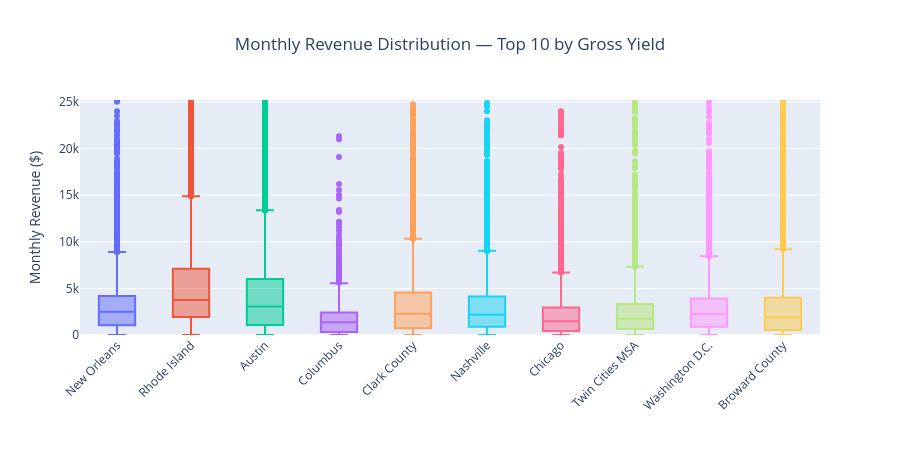

Notebook source saved alongside this figure:
### Markdown cell above
### 4.3 -  Chart 3: Box Plot — Revenue Distribution

Shows the spread of monthly revenue for each of the top 10 cities from Chart 1. A city with a huge box is riskier. A narrow box means most listings earn about the same.

* Get the current ranking order so the x-axis matches Chart 1
  - `current_col`: grabs the column name for the metric currently selected in the dropdown
  - `city_order`: sorts `top10` descending by that column and pulls city names into a list
* Build a box plot with `px.box()` on `top_df` (all individual listings in the top 10 cities)
  - `x`: `city` — one box per city
  - `y`: `monthly_revenue` — the value to show the distribution of
  - `title`: title includes current metric name
  - `labels`: dict remapping column names to readable text
    - `monthly_revenue` to `Monthly Revenue`
    - `city` to "" (hides the extra axis label)
  - `color`: `city` — color each box differently
  - `color_discrete_map`: `city_colors` — reuses the same palette assigned in Chart 1
  - `category_orders`: `{"city": city_order}` — forces the x-axis to match the bar chart ranking
* Cap the y-axis at the 99th percentile with `update_yaxes()`
  - `range`: `[0, y_cap * 1.05]` — cuts off extreme outliers so the boxes stay readable
* Final layout with `update_layout()`

### Code cell
# Rank order matches the current bar chart
current_col = metrics[metric_dropdown.value]["col"]
city_order = top10.sort_values(current_col, ascending=False)["city"].tolist()

print(f"Showing cities ranked by: {metric_dropdown.value}")
print(f"Listings in top 10 cities: {len(top_df):,}")

fig_box = px.box(
    top_df,
    x="city", y="monthly_revenue",
    title=f"Monthly Revenue Distribution — Top 10 by {metric_dropdown.value}",
    labels={"monthly_revenue": "Monthly Revenue ($)", "city": ""},
    color="city",
    color_discrete_map=city_colors,
    category_orders={"city": city_order},
)

# Cap y-axis at the 99th percentile 
y_cap = top_df["monthly_revenue"].quantile(0.99)
fig_box.update_yaxes(range=[0, y_cap * 1.05])
fig_box.update_layout(height=450, showlegend=False, xaxis_tickangle=-45, title_x=0.5)
fig_box.show()

### Figure 1 — Plotly figure (JSON) as saved in the notebook; plotly's stock layout.template omitted (floating-point values rounded to 4 significant figures; data arrays with more than 128 entries replaced by an {"elided": "..."} marker saying what was removed)
{"data": [{"alignmentgroup": "True", "hovertemplate": "=%{x}<br>Monthly Revenue ($)=%{y}<extra></extra>", "legendgroup": "New Orleans", "marker": {"color": "#636EFA"}, "name": "New Orleans", "notched": false, "offsetgroup": "New Orleans", "orientation": "v", "showlegend": true, "type": "box", "x": {"elided": "6041 str values"}, "x0": " ", "xaxis": "x", "y": {"elided": "6041 float values"}, "y0": " ", "yaxis": "y"}, {"alignmentgroup": "True", "hovertemplate": "=%{x}<br>Monthly Revenue ($)=%{y}<extra></extra>", "legendgroup": "Rhode Island", "marker": {"color": "#EF553B"}, "name": "Rhode Island", "notched": false, "offsetgroup": "Rhode Island", "orientation": "v", "showlegend": true, "type": "box", "x": {"elided": "3845 str values"}, "x0": " ", "xaxis": "x", "y": {"elided": "3845 float values"}, "y0": " ", "yaxis": "y"}, {"alignmentgroup": "True", "hovertemplate": "=%{x}<br>Monthly Revenue ($)=%{y}<extra></extra>", "legendgroup": "Austin", "marker": {"color": "#00CC96"}, "name": "Austin", "notched": false, "offsetgroup": "Austin", "orientation": "v", "showlegend": true, "type": "box", "x": {"elided": "11705 str values"}, "x0": " ", "xaxis": "x", "y": {"elided": "11705 float values"}, "y0": " ", "yaxis": "y"}, {"alignmentgroup": "True", "hovertemplate": "=%{x}<br>Monthly Revenue ($)=%{y}<extra></extra>", "legendgroup": "Columbus", "marker": {"color": "#AB63FA"}, "name": "Columbus", "notched": false, "offsetgroup": "Columbus", "orientation": "v", "showlegend": true, "type": "box", "x": {"elided": "1946 str values"}, "x0": " ", "xaxis": "x", "y": {"elided": "1946 float values"}, "y0": " ", "yaxis": "y"}, {"alignmentgroup": "True", "hovertemplate": "=%{x}<br>Monthly Revenue ($)=%{y}<extra></extra>", "legendgroup": "Clark County", "marker": {"color": "#FFA15A"}, "name": "Clark County", "notched": false, "offsetgroup": "Clark County", "orientation": "v", "showlegend": true, "type": "box", "x": {"elided": "9850 str values"}, "x0": " ", "xaxis": "x", "y": {"elided": "9850 float values"}, "y0": " ", "yaxis": "y"}, {"alignmentgroup": "True", "hovertemplate": "=%{x}<br>Monthly Revenue ($)=%{y}<extra></extra>", "legendgroup": "Nashville", "marker": {"color": "#19D3F3"}, "name": "Nashville", "notched": false, "offsetgroup": "Nashville", "orientation": "v", "showlegend": true, "type": "box", "x": {"elided": "7508 str values"}, "x0": " ", "xaxis": "x", "y": {"elided": "7508 float values"}, "y0": " ", "yaxis": "y"}, {"alignmentgroup": "True", "hovertemplate": "=%{x}<br>Monthly Revenue ($)=%{y}<extra></extra>", "legendgroup": "Chicago", "marker": {"color": "#FF6692"}, "name": "Chicago", "notched": false, "offsetgroup": "Chicago", "orientation": "v", "showlegend": true, "type": "box", "x": {"elided": "6024 str values"}, "x0": " ", "xaxis": "x", "y": {"elided": "6024 float values"}, "y0": " ", "yaxis": "y"}, {"alignmentgroup": "True", "hovertemplate": "=%{x}<br>Monthly Revenue ($)=%{y}<extra></extra>", "legendgroup": "Twin Cities MSA", "marker": {"color": "#B6E880"}, "name": "Twin Cities MSA", "notched": false, "offsetgroup": "Twin Cities MSA", "orientation": "v", "showlegend": true, "type": "box", "x": {"elided": "3524 str values"}, "x0": " ", "xaxis": "x", "y": {"elided": "3524 float values"}, "y0": " ", "yaxis": "y"}, {"alignmentgroup": "True", "hovertemplate": "=%{x}<br>Monthly Revenue ($)=%{y}<extra></extra>", "legendgroup": "Washington D.C.", "marker": {"color": "#FF97FF"}, "name": "Washington D.C.", "notched": false, "offsetgroup": "Washington D.C.", "orientation": "v", "showlegend": true, "type": "box", "x": {"elided": "4849 str values"}, "x0": " ", "xaxis": "x", "y": {"elided": "4849 float values"}, "y0": " ", "yaxis": "y"}, {"alignmentgroup": "True", "hovertemplate": "=%{x}<br>Monthly Revenue ($)=%{y}<extra></extra>", "legendgroup": "Broward County", "marker": {"color": "#FECB52"}, "name": "Broward County", "notched": false, "offsetgroup": "Broward County", "orientation": "v", "showlegend": true, "type": "box", "x": {"elided": "14204 str values"}, "x0": " ", "xaxis": "x", "y": {"elided": "14204 float values"}, "y0": " ", "yaxis": "y"}], "layout": {"boxmode": "overlay", "height": 450, "legend": {"title": {"text": ""}, "tracegroupgap": 0}, "showlegend": false, "title": {"text": "Monthly Revenue Distribution — Top 10 by Gross Yield", "x": 0.5}, "xaxis": {"anchor": "y", "categoryarray": ["New Orleans", "Rhode Island", "Austin", "Columbus", "Clark County", "Nashville", "Chicago", "Twin Cities MSA", "Washington D.C.", "Broward County"], "categoryorder": "array", "domain": [0, 1], "tickangle": -45, "title": {"text": ""}}, "yaxis": {"anchor": "x", "domain": [0, 1], "range": [0, 25200], "title": {"text": "Monthly Revenue ($)"}}}}
